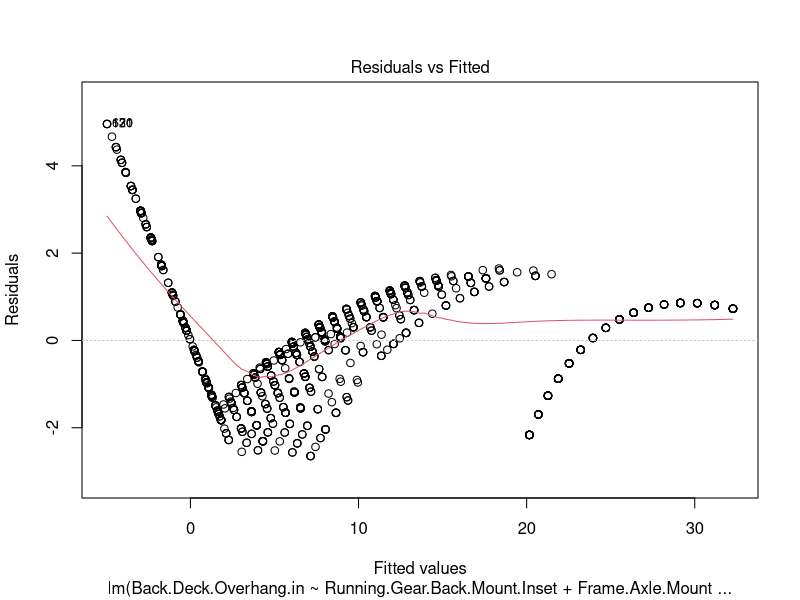
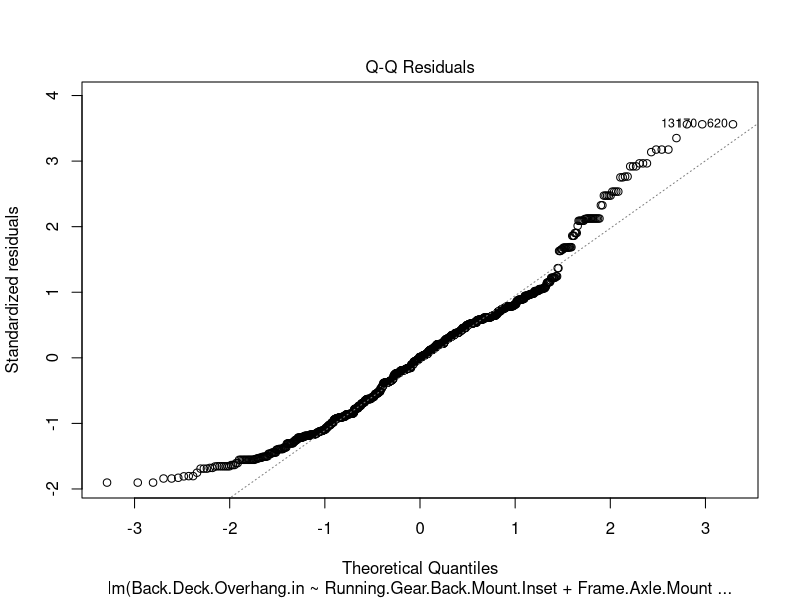
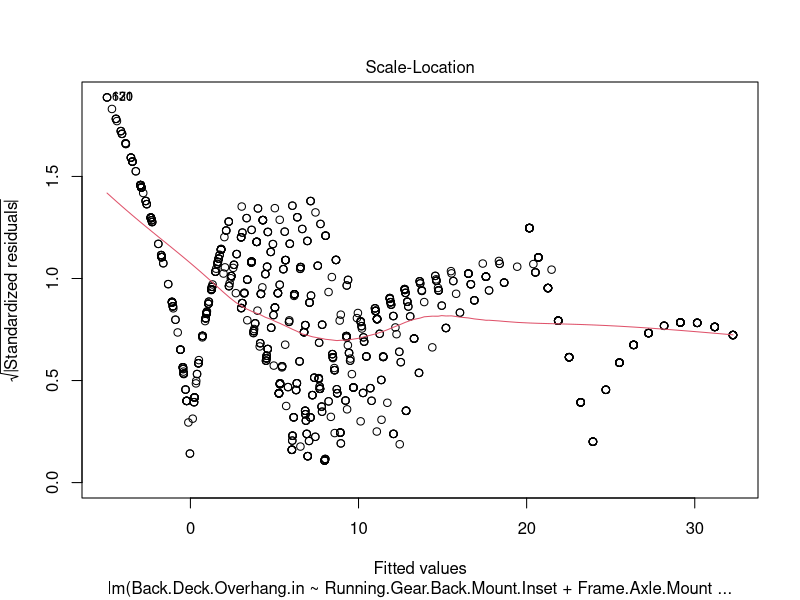
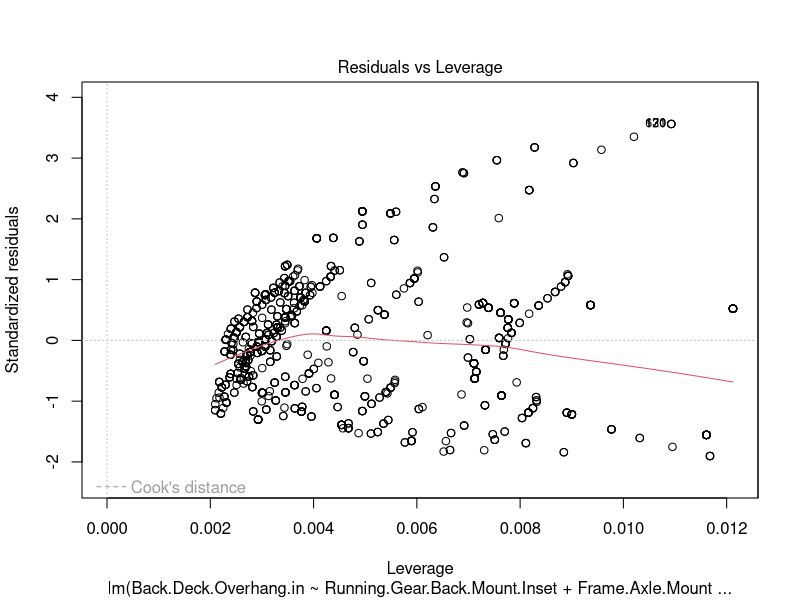

The R script that drew these images, in order: (Note: this script raises an error after producing the figures.)
#Model Building for Simulated VIPR Dataset.
#8/26/2024
#William Fisher

#Load libraries
library(car) #For using variance inflation factor.
library(MASS) #For using Box-cox


#Different users may need to change working directory.
simulated_data <- read.csv("FinalDataCleaned.csv")


#We first perform some data cleaning:
#1. Get rid of rows where responses have value less than or equal 0. I saw a response 
#   which was negative. This indicates something is wrong with the original
#   simulator.
#2. Get rid of the column "Running.Gear.Wheel.Width" because for some reason
#   it only contains 1s. 
#3. Convert some variables to factors since they are categorical/binary.
#4. Add a small constant since some responses have a value of 0.
#5. Investigate aliasing in the categorical variables related to
#   Running Gear Contact Patch Area in2
#   a. Running.Gear.Wheel.Contact.Patch.Arc
#   b. Running.Gear.Mattrack.Ground.Contract.Length
#   c. Running.Gear.Mattrack.Track.Width
#   d. Running.Gear.Track.Width
#   e. Running.Gear.Drive.Gear.Radius
#   f. Running.Gear.Road.Wheel.Radius


#Task 1.
simulated_data <- subset(simulated_data, Back.Deck.Overhang.in >= 0 &
                         Running.Gear.Contact.Patch.Area.in2 >= 0 &
                         SMET.FCC.Length.in >= 0 &
                         SMET.FCC.CtoC.Turning.Diameter.in >= 0)

#We removed 5 data entries, which had negative responses in 
#Running.Gear.Contact.Patch.Area.in2

#Task 2.
#We get rid of the column having all 1s for some reason.
simulated_data <- subset(simulated_data, select = -c(Running.Gear.Wheel.Width))

#Task 3.
#This is a list of categorical and binary variables, which we will convert to
#factors in simulated data.
factor_list <- c("Frame.FCC.Loading.Style","Frame.Shape",
                 "Offload.Generator.Present","Running.Gear.Type",
                 "Steering.Type.Name","Winch.Present")
#Old factors:
#"Running.Gear.Drive.Gear.Radius","Running.Gear.Drive.Gear.Width",
#"Running.Gear.Track.Thickness",
#"Running.Gear.Track.Width","Running.Gear.Mattrack.Ground.Contract.Length",
#"Running.Gear.Mattrack.Inset.Length","Running.Gear.Mattrack.Length",
#"Running.Gear.Mattrack.Track.Width","Running.Gear.Road.Wheel.Radius",
#"Running.Gear.Road.Wheel.Width","Running.Gear.Wheel.Contact.Patch.Arc"

#Some factors appear like they would be ordered.
#ordered_factor_list <- c("Running.Gear.Drive.Gear.Radius","Running.Gear.Track.Thickness",
                         #"Running.Gear.Track.Width","Running.Gear.Mattrack.Ground.Contract.Length",
                         #"Running.Gear.Road.Wheel.Radius")

#Factor conversion.
for(i in factor_list){
  #if(i %in% ordered_factor_list){
    #simulated_data[,i] <- factor(simulated_data[,i],ordered = TRUE)
  #} else{
  #simulated_data[,i] <- factor(simulated_data[,i])
  #}
  simulated_data[,i] <- factor(simulated_data[,i])
}

#Task 4. Add a small positive constant to Back.Deck.Overhang.in and
#Running.Gear.Contact.Patch.Area.in2 for Box-Cox transformations
small_const <- 0.000001
simulated_data[,"Back.Deck.Overhang.in"] <- simulated_data[,"Back.Deck.Overhang.in"] + small_const
simulated_data[,"Running.Gear.Contact.Patch.Area.in2"] <- simulated_data[,"Running.Gear.Contact.Patch.Area.in2"] + small_const

#Task 5. Checking aliasing with categorical variables related to Running Gear Contact Patch Area in2
aliased_variables_patch_area <- simulated_data[,c("Running.Gear.Type","Running.Gear.Wheel.Contact.Patch.Arc",
                                                  "Running.Gear.Mattrack.Ground.Contract.Length",
                                                  "Running.Gear.Mattrack.Track.Width",
                                                  "Running.Gear.Track.Width",
                                                  "Running.Gear.Drive.Gear.Radius",
                                                  "Running.Gear.Road.Wheel.Radius")]

################################################################################
###################*****************************************####################
################################################################################


#Certain responses depend only on certain variables. For modeling, we consider
#only main effects and quadratics for the continuous terms, and only main effects
#for the categorical terms.

#Back Deck Overhang in. depends on: 
#     Running Gear Back Mount Inset 
#     Frame Axle Mount Inset 

#We define the null model.
back_deck_null <- lm(Back.Deck.Overhang.in ~ 1, data = simulated_data)

summary(back_deck_null)

#We define the full model
back_deck_full <- lm(Back.Deck.Overhang.in ~ Running.Gear.Back.Mount.Inset + 
                       Frame.Axle.Mount.Inset + I(Running.Gear.Back.Mount.Inset^2) +
                       I(Frame.Axle.Mount.Inset^2), data = simulated_data)

summary(back_deck_full)

#Look for model using backward elimination.
backward_back_deck <- step(back_deck_full, direction = 'backward', scope = formula(back_deck_full),
                           k = log(length(simulated_data$DataPoint..)))
backward_back_deck$anova
backward_back_deck$coefficients

#Look for model using forward method.
forward_back_deck <- step(back_deck_null, direction = 'forward', scope = formula(back_deck_full),
                          k = log(length(simulated_data$DataPoint..)))
forward_back_deck$anova
forward_back_deck$coefficients

#It looks like both methods converged to the full model.

#Check the vif. Mean centering the data could reduce the effect in this case if needed.
vif(back_deck_full)

#Plot results related to linear fit to assess model.
plot(back_deck_full)

#Next we perform a Box-Cox transformation on the selected model:

box_back_deck <- boxcox(back_deck_full)

# Exact lambda for back_deck_full
lambda_back_deck <- box_back_deck$x[which.max(box_back_deck$y)]

simulated_data[,"Box.Back.Deck.Overhang.in"] <- (simulated_data[,"Back.Deck.Overhang.in"]^lambda_back_deck - 1)/lambda_back_deck

#Fit the model to the box-cox transformed data.
box_back_deck_full_model <- lm(Box.Back.Deck.Overhang.in ~ Running.Gear.Back.Mount.Inset + 
                                 Frame.Axle.Mount.Inset + I(Running.Gear.Back.Mount.Inset^2) +
                                 I(Frame.Axle.Mount.Inset^2), data = simulated_data)

plot(box_back_deck_full_model)
summary(box_back_deck_full_model) #The box-cox transformation resulted in a poorer fit!
#Compare R2 0.9277 of box-cox model and R2 0.9756 of untransformed model.
vif(box_back_deck_full_model)
###############################################################################
########************************************************************###########
###############################################################################

#Running Gear Contact Patch Area in2 depends on:
#     Running Gear Type (cat)
#     Running Gear Wheel Radius
#     Running Gear Wheel Contact Patch Arc (cat)
#     Running Gear Wheel Width (DONT USE THIS!!!)
#     Running Gear Mattrack Ground Contract Length (Cat)
#     Running Gear Mattrack Track Width (Cat)
#     Frame Underbody Length 
#     Frame Axle Mount Inset
#     Running Gear Track Width (Cat)
#     Running Gear Drive Gear Radius (Cat)
#     Running Gear Road Wheel Radius (Cat)

contact_patch_area_null <- lm(Running.Gear.Contact.Patch.Area.in2 ~ 1, data = simulated_data)

summary(contact_patch_area_null)

contact_patch_area_full <- lm(Running.Gear.Contact.Patch.Area.in2 ~ Running.Gear.Wheel.Radius +
                                I(Running.Gear.Wheel.Radius^2) + Frame.Underbody.Length +
                                I(Frame.Underbody.Length^2) + Frame.Axle.Mount.Inset +
                                I(Frame.Axle.Mount.Inset^2) + 
                                Running.Gear.Drive.Gear.Radius + I(Running.Gear.Drive.Gear.Radius^2) + 
                                Running.Gear.Road.Wheel.Radius + I(Running.Gear.Road.Wheel.Radius^2) +
                                Running.Gear.Type + Running.Gear.Track.Width +
                                Running.Gear.Mattrack.Ground.Contract.Length, data = simulated_data)

summary(contact_patch_area_full)

vif(contact_patch_area_full)

#Look for model using backward's elimination.
backward_patch_area <- step(contact_patch_area_full, direction = 'backward', scope = formula(contact_patch_area_full),
                           k = log(length(simulated_data$DataPoint..)))
backward_patch_area$anova
backward_patch_area$coefficients

#Look for model using forward method.
forward_patch_area <- step(contact_patch_area_null, direction = 'forward', scope = formula(contact_patch_area_full),
                          k = log(length(simulated_data$DataPoint..)))
forward_patch_area$anova
forward_patch_area$coefficients

#It appears that the forward and backward method produce the same result.

patch_area_final_mod <- lm(Running.Gear.Contact.Patch.Area.in2 ~ Running.Gear.Type +
                             Frame.Underbody.Length + Frame.Axle.Mount.Inset + 
                             I(Running.Gear.Road.Wheel.Radius^2), data = simulated_data)

summary(patch_area_final_mod)

plot(patch_area_final_mod)

vif(patch_area_final_mod)

#Perform Box-Cox Transformation
box_patch_area <- boxcox(patch_area_final_mod)

# Exact lambda for patch_area_final_mod
lambda_patch_area <- box_patch_area$x[which.max(box_patch_area$y)]

simulated_data[,"Box.Running.Gear.Contact.Patch.Area.in2"] <- (simulated_data[,"Running.Gear.Contact.Patch.Area.in2"]^lambda_patch_area - 1)/lambda_patch_area

box_patch_area_final_mod <- lm(Box.Running.Gear.Contact.Patch.Area.in2 ~ Running.Gear.Type +
                                 Frame.Underbody.Length + Frame.Axle.Mount.Inset + 
                                 I(Running.Gear.Road.Wheel.Radius^2), data = simulated_data)

summary(box_patch_area_final_mod) #In the Box-Cox transformed model, the continuous predictors
#are no longer significant. R2 = 1 for the Box-Cox transformed model. 

plot(box_patch_area_final_mod)

vif(box_patch_area_final_mod)

################################################################################
######****************************************************************##########
################################################################################

#SMET FCC Length in. depends on: 
#     Back Deck Overhang in. (THIS IS THE FIRST RESPONSE! WE INCLUDE THE VARIABLES THIS DEPENDS
#     ON BELOW AS WELL)
#     Frame Axle Mount Inset 
#     Running Gear Back Mount Inset
#     Running Gear Front Mount Inset
#     Frame Underbody Length 
#     Winch Stowed Width 

fcc_length_mod_null <- lm(SMET.FCC.Length.in ~ 1, data = simulated_data)

summary(fcc_length_mod_null)

fcc_length_mod_full <- lm(SMET.FCC.Length.in ~ Frame.Axle.Mount.Inset + I(Frame.Axle.Mount.Inset^2) +
                            Running.Gear.Back.Mount.Inset + I(Running.Gear.Back.Mount.Inset^2) + 
                            Running.Gear.Front.Mount.Inset + I(Running.Gear.Front.Mount.Inset^2) +
                            Frame.Underbody.Length + I(Frame.Underbody.Length^2) + 
                            Winch.Stowed.Width + I(Winch.Stowed.Width^2), data = simulated_data)

summary(fcc_length_mod_full)

#Look for model using backward elimination.
backward_fcc_length <- step(fcc_length_mod_full, direction = 'backward', scope = formula(fcc_length_mod_full),
                           k = log(length(simulated_data$DataPoint..)))
backward_fcc_length$anova
backward_fcc_length$coefficients
#Selected variables include: (BIC = 2211)
#Intercept, Frame.Axle.Mount.Inset, I(Frame.Axle.Mount.Inset^2), Running.Gear.Back.Mount.Inset
#I(Running.Gear.Back.Mount.Inset^2), I(Running.Gear.Front.Mount.Inset^2),
#Frame.Underbody.Length, I(Winch.Stowed.Width^2)

#Look for model using forward method.
forward_fcc_length <- step(fcc_length_mod_null, direction = 'forward', scope = formula(fcc_length_mod_full),
                            k = log(length(simulated_data$DataPoint..)))
forward_fcc_length$anova
forward_fcc_length$coefficients
#Selected Variables Include: (BIC = 2212.99)
#Intercept, Frame.Underbody.Length, I(Running.Gear.Back.Mount.Inset^2), Frame.Axle.Mount.Inset,
#Running.Gear.Front.Mount.Inset, I(Winch.Stowed.Width^2), I(Frame.Axle.Mount.Inset^2),
#Running.Gear.Back.Mount.Inset

#Models share same variables, except the backward one has I(Running.Gear.Front.Mount.Inset^2) and
#the forward one has Running.Gear.Front.Mount.Inset. BIC of the Backward model is lower,
#but the difference is small (less than 2)

backward_fcc_length_model <- lm(SMET.FCC.Length.in ~ Frame.Axle.Mount.Inset + I(Frame.Axle.Mount.Inset^2) +
                                  Running.Gear.Back.Mount.Inset + I(Running.Gear.Back.Mount.Inset^2) + 
                                  I(Running.Gear.Front.Mount.Inset^2) +
                                  Frame.Underbody.Length + 
                                  I(Winch.Stowed.Width^2), data = simulated_data)
summary(backward_fcc_length_model)
plot(backward_fcc_length_model)

vif(backward_fcc_length_model)

forward_fcc_length_model <- lm(SMET.FCC.Length.in ~ Frame.Axle.Mount.Inset + I(Frame.Axle.Mount.Inset^2) +
                                  Running.Gear.Back.Mount.Inset + I(Running.Gear.Back.Mount.Inset^2) + 
                                  Running.Gear.Front.Mount.Inset +
                                  Frame.Underbody.Length + 
                                  I(Winch.Stowed.Width^2), data = simulated_data)
summary(forward_fcc_length_model)
plot(forward_fcc_length_model)

vif(forward_fcc_length_model)

#These two models appear comparable to one another using both the BIC and adjusted R^2 criterion.
#Should we consider model selection using AIC?...
#Should we even consider Box-Cox Transformation with such a high R^2 value?

################################################################################
######****************************************************************##########
################################################################################

#SMET FCC CtoC Turning Diameter in depends on:
#     Offload Generator Width
#     Offload Generator Length
#     Offload Generator Height
#     Frame Underbody Width
#     Running Gear Track Width (Cat) (NO LONGER CAT)
#     Running Gear Front Mount Inset
#     Winch Stowed Width
#     Frame Axle Mount Inset
#     Running Gear Back Mount Inset
#     Frame Underbody Length
#     Frame Shape (Cat)
#     Frame Overbody Height
#     Frame FCC Loading Style (Cat)
#     Steering Type Name (Cat)
#     Running Gear Type (cat)

fcc_turn_mod_null <- lm(SMET.FCC.CtoC.Turning.Diameter.in ~ 1, data = simulated_data)

summary(fcc_turn_mod_null)

#Running.Gear.Type appears to be aliased with Running.Gear.Track.Width and Running.Gear.Track.Width^2
#So we removed Running.Gear.Track.Width^2 from the model.
fcc_turn_mod_full <- lm(SMET.FCC.CtoC.Turning.Diameter.in ~ Offload.Generator.Width + I(Offload.Generator.Width^2) +
                          Offload.Generator.Length + I(Offload.Generator.Length^2) +
                          Offload.Generator.Height + I(Offload.Generator.Height^2) +
                          Frame.Underbody.Width + I(Frame.Underbody.Width^2) + 
                          Running.Gear.Track.Width + #I(Running.Gear.Track.Width^2) +
                          Running.Gear.Front.Mount.Inset + I(Running.Gear.Front.Mount.Inset^2) +
                          Winch.Stowed.Width + I(Winch.Stowed.Width^2) +
                          Frame.Axle.Mount.Inset + I(Frame.Axle.Mount.Inset^2) +
                          Running.Gear.Back.Mount.Inset + I(Running.Gear.Back.Mount.Inset^2) +
                          Frame.Underbody.Length + I(Frame.Underbody.Length^2) +
                          Frame.Overbody.Height + I(Frame.Overbody.Height^2) +
                          Frame.Shape + Frame.FCC.Loading.Style + Steering.Type.Name +
                          Running.Gear.Type, data = simulated_data)
summary(fcc_turn_mod_full) 
alias(fcc_turn_mod_full)

#Look for model using backward elimination.
backward_fcc_turn <- step(fcc_turn_mod_full, direction = 'backward', scope = formula(fcc_turn_mod_full),
                            k = log(length(simulated_data$DataPoint..)))
backward_fcc_turn$anova
backward_fcc_turn$coefficients
#Selected variables include: (BIC = 6066.97)
#Intercept, Frame.Underbody.Width, Running.Gear.Track.Width, Frame.Axle.Mount.Inset
#I(Running.Gear.Back.Mount.Inset^2), Frame.Underbody.Length, Frame.Overbody.Height,
#Frame.Shape, Frame.FCC.Loading.Style, Steering.Type.Name

#Look for model using forward method.
forward_fcc_turn <- step(fcc_turn_mod_null, direction = 'forward', scope = formula(fcc_turn_mod_full),
                           k = log(length(simulated_data$DataPoint..)))
forward_fcc_turn$anova
forward_fcc_turn$coefficients
#Selected Variables Include: (BIC = 6098.98)

#BIC for model selected using backward method is lower.

fcc_turn_final_mod <- lm(SMET.FCC.CtoC.Turning.Diameter.in ~ Frame.Underbody.Width +  Running.Gear.Track.Width +
                           +Frame.Axle.Mount.Inset + I(Running.Gear.Back.Mount.Inset^2) + Frame.Underbody.Length +
                           Frame.Overbody.Height + Frame.Shape + Frame.FCC.Loading.Style + Steering.Type.Name, data = simulated_data)
summary(fcc_turn_final_mod)
plot(fcc_turn_final_mod)

vif(fcc_turn_final_mod)
#Let's see if a box-cox transformation can help improve our model.
box_fcc_turn <- boxcox(fcc_turn_final_mod)

# Exact lambda for fcc_turn_final_mod
lambda_fcc_turn <- box_fcc_turn$x[which.max(box_fcc_turn$y)]

simulated_data[,"Box.SMET.FCC.CtoC.Turning.Diameter.in"] <- (simulated_data[,"SMET.FCC.CtoC.Turning.Diameter.in"]^lambda_fcc_turn - 1)/lambda_fcc_turn

#Make the model for the box-cox transformed data
box_fcc_turn_final_mod <- lm(Box.SMET.FCC.CtoC.Turning.Diameter.in ~ Frame.Underbody.Width +  Running.Gear.Track.Width +
                               +Frame.Axle.Mount.Inset + I(Running.Gear.Back.Mount.Inset^2) + Frame.Underbody.Length +
                               Frame.Overbody.Height + Frame.Shape + Frame.FCC.Loading.Style + Steering.Type.Name, data = simulated_data)
summary(box_fcc_turn_final_mod)
plot(box_fcc_turn_final_mod)

vif(box_fcc_turn_final_mod)


################################################################################
###################***********************************##########################
################################################################################

#Dr. Zhang Meeting Notes(8/29/2024)
table(simulated_data$Running.Gear.Type)

main_eff_resp_1 <- lm(Back.Deck.Overhang.in ~ Running.Gear.Back.Mount.Inset + 
                        Frame.Axle.Mount.Inset, data = simulated_data)

summary(main_eff_resp_1)

cor(simulated_data[,c("Running.Gear.Back.Mount.Inset","Frame.Axle.Mount.Inset")])

main_eff_resp_3 <- lm(SMET.FCC.Length.in ~ Frame.Axle.Mount.Inset  +
                        Running.Gear.Back.Mount.Inset + 
                        Running.Gear.Front.Mount.Inset + 
                        Frame.Underbody.Length + 
                        Winch.Stowed.Width, data = simulated_data)

summary(main_eff_resp_3)

cor(simulated_data[,c("Frame.Axle.Mount.Inset","Running.Gear.Back.Mount.Inset",
                      "Running.Gear.Front.Mount.Inset", "Frame.Underbody.Length",
                      "Winch.Stowed.Width")])

main_effect_resp_4_cont <- lm(SMET.FCC.CtoC.Turning.Diameter.in ~ Frame.Underbody.Width +  Running.Gear.Track.Width +
                                +Frame.Axle.Mount.Inset +  Frame.Underbody.Length +
                                Frame.Overbody.Height, data = simulated_data)
summary(main_effect_resp_4_cont)

main_effect_resp_2_cont <- lm(Running.Gear.Contact.Patch.Area.in2 ~ Running.Gear.Wheel.Radius, data = simulated_data[simulated_data$Running.Gear.Type == 1,])
summary(main_effect_resp_2_cont)

cor(simulated_data[,c("Running.Gear.Wheel.Contact.Patch.Arc","Running.Gear.Wheel.Radius")])

fcc_turn_test <- lm(SMET.FCC.CtoC.Turning.Diameter.in ~ Frame.Underbody.Width +  Running.Gear.Track.Width +
                           +Frame.Axle.Mount.Inset + Frame.Underbody.Length +
                           Frame.Overbody.Height + Frame.Shape + Frame.FCC.Loading.Style + Steering.Type.Name, data = simulated_data)
summary(fcc_turn_test)

fcc_turn_test2 <- lm(SMET.FCC.CtoC.Turning.Diameter.in ~ Frame.Underbody.Width +  Running.Gear.Track.Width +
                      +Frame.Axle.Mount.Inset + Frame.Underbody.Length +
                      Frame.Overbody.Height + Frame.FCC.Loading.Style + Steering.Type.Name, data = simulated_data)
summary(fcc_turn_test2)

fcc_turn_test3 <- lm(SMET.FCC.CtoC.Turning.Diameter.in ~ Frame.Underbody.Width +  Running.Gear.Track.Width +
                      +Frame.Axle.Mount.Inset + Frame.Underbody.Length +
                      Frame.Overbody.Height + Frame.Shape + Steering.Type.Name, data = simulated_data)
summary(fcc_turn_test3)

fcc_turn_test4 <- lm(SMET.FCC.CtoC.Turning.Diameter.in ~ Frame.Underbody.Width +  Running.Gear.Track.Width +
                      +Frame.Axle.Mount.Inset + Frame.Underbody.Length +
                      Frame.Overbody.Height + Frame.Shape + Frame.FCC.Loading.Style, data = simulated_data)
summary(fcc_turn_test4)

fcc_turn_test5 <- lm(SMET.FCC.CtoC.Turning.Diameter.in ~ Frame.Underbody.Width +  Running.Gear.Track.Width +
                       +Frame.Axle.Mount.Inset + Frame.Underbody.Length +
                       Frame.Overbody.Height + Frame.Shape + Steering.Type.Name +
                       Frame.Underbody.Width:Frame.Shape +  Running.Gear.Track.Width:Frame.Shape +
                       +Frame.Axle.Mount.Inset:Frame.Shape + Frame.Underbody.Length:Frame.Shape +
                       Frame.Overbody.Height:Frame.Shape, data = simulated_data)
summary(fcc_turn_test5)

fcc_turn_test6 <- lm(SMET.FCC.CtoC.Turning.Diameter.in ~ Frame.Underbody.Width +  Running.Gear.Track.Width +
                       +Frame.Axle.Mount.Inset + Frame.Underbody.Length +
                       Frame.Overbody.Height + Frame.Shape + Steering.Type.Name +
                       Frame.Underbody.Width:Steering.Type.Name +  Running.Gear.Track.Width:Steering.Type.Name +
                       +Frame.Axle.Mount.Inset:Steering.Type.Name + Frame.Underbody.Length:Steering.Type.Name +
                       Frame.Overbody.Height:Steering.Type.Name, data = simulated_data)
summary(fcc_turn_test6)

################################################################################
###################***********************************##########################
################################################################################

#Let's look at relationship between true categorical variables.
table(simulated_data[,c("Frame.FCC.Loading.Style","Frame.Shape",
                        "Offload.Generator.Present","Running.Gear.Type",
                        "Steering.Type.Name","Winch.Present")])
table(simulated_data[,c("Frame.FCC.Loading.Style","Frame.Shape",
                        "Running.Gear.Type",
                        "Steering.Type.Name")])
table(simulated_data[,c("Frame.Shape",
                        "Running.Gear.Type",
                        "Steering.Type.Name","Offload.Generator.Present")])
table(simulated_data[,c("Frame.Shape",
                        "Running.Gear.Type",
                        "Steering.Type.Name","Winch.Present")])
